Frame 1 (no input): blank canvas, image omitted
Frame 60 (no input): blank canvas, image omitted
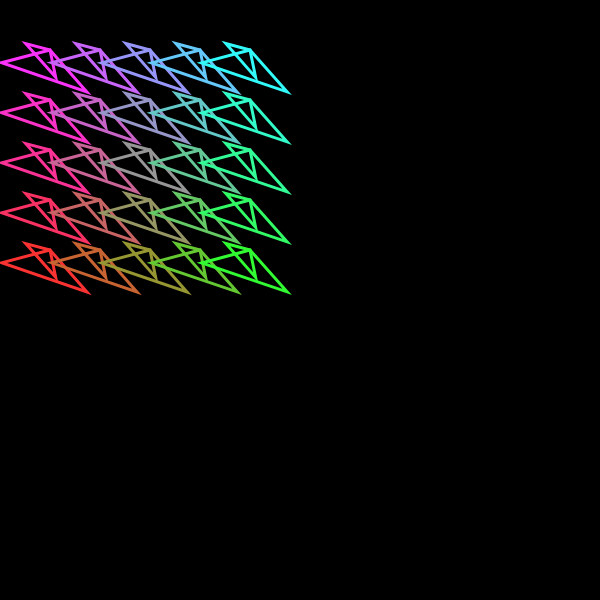
Frame 120 (the mouse pressed at the canvas centre since frame 60)

The p5.js sketch whose frames 1 and 60 were blank and that drew this single picture after the mouse press (run headless with seeded random() and noise() and a simulated clock; from frame 60 on, the mouse is pressed at the canvas centre):

// p5.js sketch
// ── sketch.js
let size;
let angle;
function setup() {
  createCanvas(600, 600);
  angleMode(DEGREES);
  rectMode(CENTER);
  size = 50;
  angle = 0;
}

function draw() {
  background(0);
  for (let i = size; i < mouseX; i += size) {
    for (let j = size; j < mouseY; j += size) {
      noFill();
      stroke(mouseX - i, i, mouseY - j);
      strokeWeight(3);
      let d = dist(mouseX, mouseY, i + width / 2, j + height / 2);
      let r = d / 5;
      push();
      translate(i, j);
      rotate(-angle);
      triangle(0, 0, size/2, size, -size, 0);
      // triangle(30, 75, 58, 20, 86, 75);

      pop();
      push();
      translate(i, j);
      rotate(angle);
      triangle(0, 0, (size / 2) * 0.5, size * 0.5, -size * 0.5, 0);
      pop();
      angle += 0.01;
    }
  }
}

// function windowResized() {
//   resizeCanvas(600, 600);

// }

// ── styles.css
body {
  margin: 0;
  padding: 0;
  box-sizing: border-box;
  background-color: black;
}
canvas {

  position: absolute;
  left: 50%;
  top: 50%;
  transform: translate(-50%, -50%);
  max-width: 100%;
  max-height: 100%;
  touch-action: none;
}
